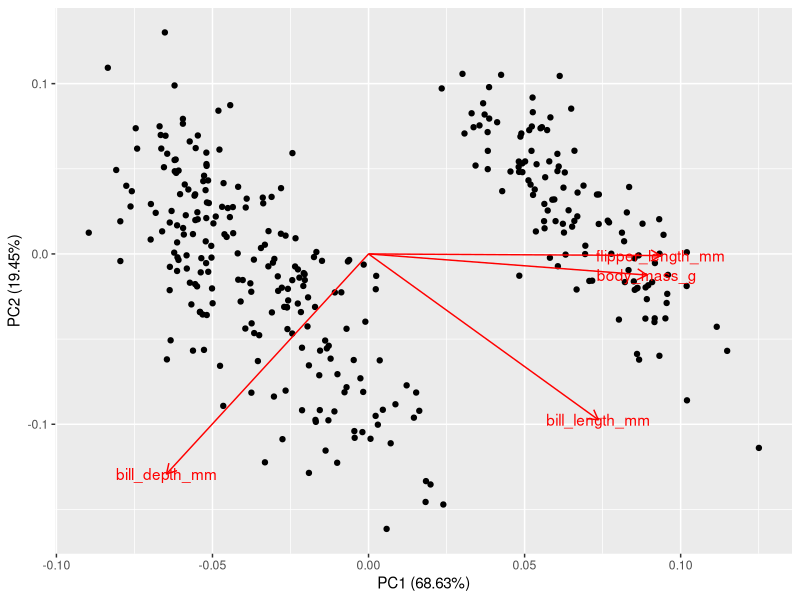
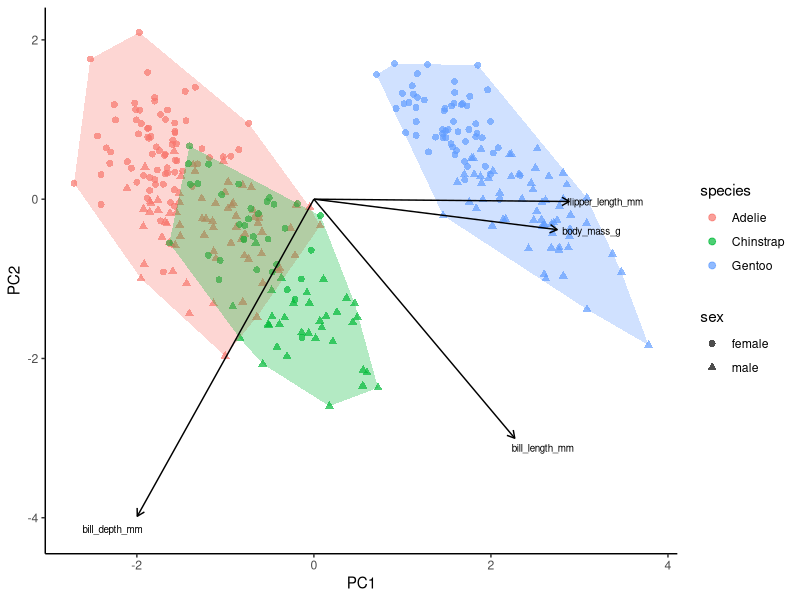

The R script that drew these images, in order: (Note: this script raises an error after producing the figures.)
# This script goes through Principal Component Analyses 
# Part 1: graphing (Helen's mini tutorial)
# Part 2: interpretation and analysis (Jordan's mini tutorial)

# **** NOTE: there are many types of ordination analysis. Make sure you use an appropriate one!***
# Great resource: Oksanen J. (n.d.). Multivariate Analysis of Ecological Communities in R: vegan tutorial:43.
# quick and dirty differences-
# Principal components analysis (PCA): Euclidean distance, linear mapping
# Non-metric multidimensional scaling (NMDS): any dissimilarity metric, nonlinear mapping
# Correspondence analysis (CA): chi-square metric, weighted linear mapping
# Canonical correspondence analysis (CCA): CA but variance is constrained by measured variables (check out Hollarsmith et al. 2020 to see it in action)

# prepping packages and dataframes
library(tidyverse)
library(ggfortify)
library(vegan)
library(lme4)

# you can create a PCA plot with just the tidyverse package
# ggfortify can give you a quick and dirty PCA plot (but it's a bit ugly and has limitations)
# vegan is a huge package for community ecology analyses

#**Now that we know the iris dataset has its origins in racist eugenics science, let's switch to penguins!**

#head(iris)

library(palmerpenguins)
head(penguins) #Adelies! So much fun! 

# remove NAs
penguins <- penguins[complete.cases(penguins), ]


# let's first check the correlation matrix of explanatory variables
# you don't necessarily need to do this before a PCA, but in this case it will
# help illustrate the use of PCAs
corr_mat <- as.matrix(round(cor(penguins[, c(3:6)]), 2))

# remove top half for ease of interpretation
corr_mat[upper.tri(corr_mat)] <- NA
corr_mat

#### PART 1: GRAPHING ####
# ***Now let's make the PCA plot ***
# this creates the PCA values (input is only numeric values)
pca_values <- 
  prcomp(penguins[, c(3:6)],
         center = TRUE, 
         scale = TRUE)

summary(pca_values)
str(pca_values)

# quick and dirty (and ugly) PCA plot
autoplot(pca_values, 
         loadings = TRUE,
         loadings.label = TRUE) 

# you could stop here, but if you want to manipulate your plot and incorporate more
# ggplot features, you can use the code below to do a number of things

# let's add these PCA values to our original dataframe
pca_points <- 
  data.frame(penguins, pca_values$x)

head(pca_points)

# now let's pull out the eigenvectors (the arrows showing the loadings)
pca_load <- 
  data.frame(variables = rownames(pca_values$rotation), pca_values$rotation)

pca_load

# we can create a convex hull - the smallest polygon that includes all the points
# of a given level
pca_hull <- 
  pca_points %>% 
  group_by(species) %>% 
  slice(chull(PC1, PC2))

# now let's make the plot
pca_plot <- 
  ggplot(pca_points, aes(x = PC1, y = PC2)) +
  # this plots the actual PCA points
  geom_point(aes(colour = species, shape=sex),
             size = 2, alpha = 0.7) +
  # plot the convex hull 
  geom_polygon(data = pca_hull,
               aes(fill = species),
               alpha = 0.3,
               show.legend = FALSE) +
  # now let's plot the loadings (arrows denoting eigenvectors)
  geom_segment(data = pca_load, 
               aes(x = 0, y = 0, 
                   # multiplying by 5 helps fill-out a lot of the empty space
                   # and by multiplying by a constant, you don't lose the
                   # relative magnitude of the loadings to one another
                   xend = PC1*5,
                   yend = PC2*5),
               arrow = arrow(length = unit(1/2, 'picas'))) +
  # you can use the ggrepel package for this as well
  # personally I prefer this method because it's easier to manipulate the label position
  annotate('text', x = (pca_load$PC1*5.7), y = (pca_load$PC2*5.2),
           label = pca_load$variables,
           size = 2.5) +
  theme_classic() 

pca_plot

#### PART 2: INTERPRETING ####
# Basedon the plot, it looks like Gentoo penguins are very different 

# 1) What drives these differences? Check out the axis loadings

pca_load
# we used this to define the arrows, but we can also interpret the numbers directly
# PC1: bill length, flipper length, body mass all load positively; bill depth loads neg
# PC2: bill length and depth load strongly neg., flipper length and body mass closer to 0
# therefore, if we have a point in the upper right quarter quadrant: 
#       - it is positive on x-axis (PC1), so it is a penguin with long bill, long flipper, high body mass
#       - it is positive on y-axis (PC2), so it has long flipper and high body mass
# since the Gentoo's differ from the others along the PC1 axis, suggests they have longer bills and flippers, shallower bills, and larger mass
# in this case, they do not differ along PC2 axis, suggests bill length and depth not as strong a driver as flipper length and body mass
# looks like the PC2 axis may be dividing sex 
# **always check your results with your ecological/biological knowledge of the system!**

summary(pca_values)
# if we return to this dataframe, we can see the proportion of variance that each axis represents
# here, PC1 is a whopping 68% of variance, PC2 is only 19%
# this compliments our interpretation of the graph, that species are responsible for most of the variation in the data, and these differentiate along PC1 axis
# proportions of variance add up to 1, there can be many more than 4 axes (n dimensional hyperspace!)


# do PC values differ by species? is there sexual dimorphism in these traits?
# a standard linear model isn't a great choice because variables are so autocorrelated
# so we can use the envfit function in vegan to test the "fit" of "env"ironmental variables
metadata <- penguins[,c(1,2,7)] #the explanatory variables we want to test
test <- envfit(pca_values, metadata, permu= 999)
test

# centroids show us the center of the distributions for species, islands, adn sex
# male and female differentiate alonge both axes, suggesting suggesting they have larger body masses, longer bills and flippers
# Gentoo is the most different (expected) 

# goodness of fit looks at the r2, in this case the fraction of variation explained by each variable
# significance is calculated based on random permutations of the data ("permu=") - "if you get as good or better r2 w/ randomly permuted data, your values are insignificant" (Oksanen)  


# AXES AS EXPLANATORY VARIABLES IN LINEAR MODELS:

# let's say we also had data on the size of target prey species for each individual
# and we wanted to know if body characteristics could predict target prey size
# (unfortunately we don't have these data)
# we could use the PC values for each individual as predictor variables
# it would look something like this:
lmer(prey ~ PC1 + PC2 + (1|island) + (1|species), data=pca_points)

# check out Hollarsmith et al. (2019) to see more - 
# we used PC values to characterize water masses, and used those values to predict oyster growth

# import the oyster_z.csv from the git repo
# subset for just the upwelling season
upwell <- subset(oyster_z, Season=="Upwell")
upwell$Station <- as.factor(upwell$Station)

# quick plot - 
# looks like PC1 axis explains water column variation across stations more than PC2
# harder to discern depth pattern
ggplot(upwell, aes(x = PC1, y = PC2)) +
  geom_point(data=upwell, aes(fill=Station, colour=Station, shape=Depth)) +
  theme_bw()

# linear model - does water column variation explain differences in oyster growth?
# random effect of tile
upwelling.m1 <- lmer(Adj_rel_growth ~ PC1 + PC2 + (1|StationDepthTile),
                     na.action=na.omit,
                     data=upwell)
summary(upwelling.m1)
# higher PC1 strongly associated w/ higher growth
# PC2 marginally so
# positive PC1 associated w/ high DO sat, low nutrients, high pH/low pCO2, high temp
# or, lower growth associated w/ upwelled waters
